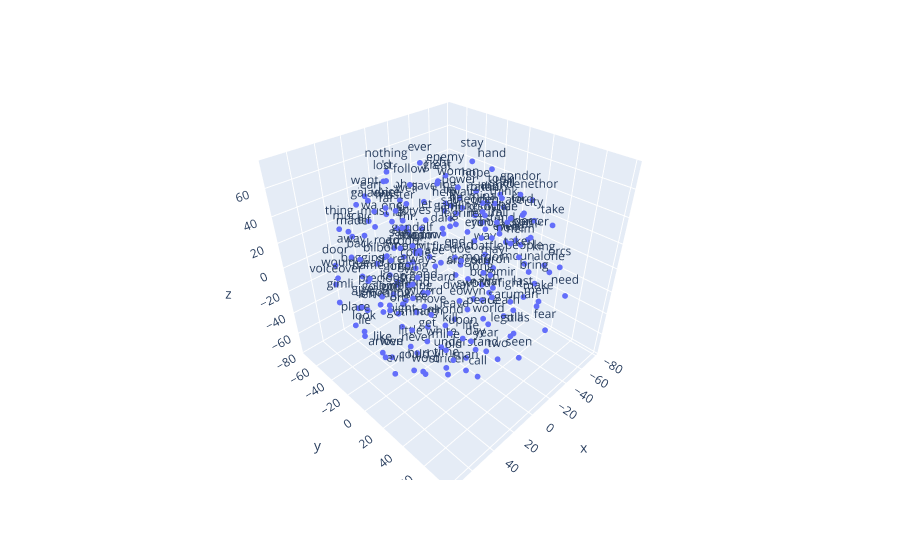

Write notebook code for a chart like this one.
### Markdown cell above
_Realizamos la gráfica en 3D:_

### Code cell
fig = px.scatter_3d(
    x=vectors3d[:GRAPH_MAX_WORDS, 0],
    y=vectors3d[:GRAPH_MAX_WORDS, 1],
    z=vectors3d[:GRAPH_MAX_WORDS, 2],
    text=labels[:GRAPH_MAX_WORDS],
)
fig.update_traces(marker_size=2)
fig.show()

### Figure 1 — Plotly figure (JSON) as saved in the notebook; plotly's stock layout.template omitted (floating-point values rounded to 4 significant figures; data arrays with more than 128 entries replaced by an {"elided": "..."} marker saying what was removed)
{"data": [{"hovertemplate": "x=%{x}<br>y=%{y}<br>z=%{z}<br>text=%{text}<extra></extra>", "legendgroup": "", "marker": {"color": "#636efa", "size": 2, "symbol": "circle"}, "mode": "markers+text", "name": "", "scene": "scene", "showlegend": false, "text": {"elided": "200 str values"}, "type": "scatter3d", "x": {"elided": "200 float values"}, "y": {"elided": "200 float values"}, "z": {"elided": "200 float values"}}], "layout": {"legend": {"tracegroupgap": 0}, "margin": {"t": 60}, "scene": {"domain": {"x": [0, 1], "y": [0, 1]}, "xaxis": {"title": {"text": "x"}}, "yaxis": {"title": {"text": "y"}}, "zaxis": {"title": {"text": "z"}}}}}
